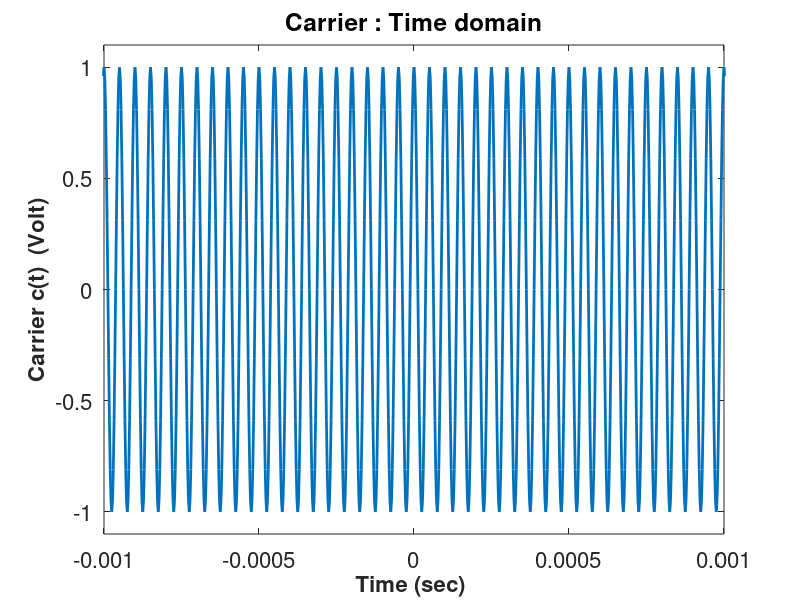
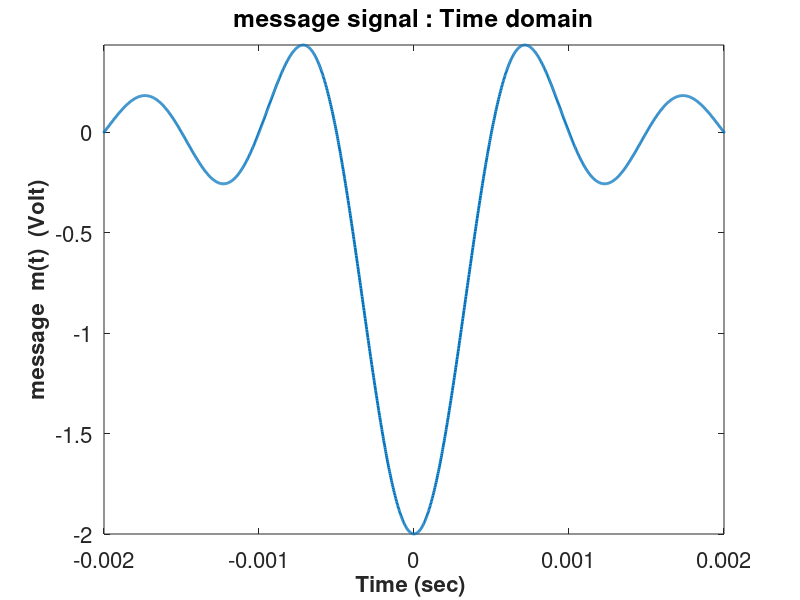
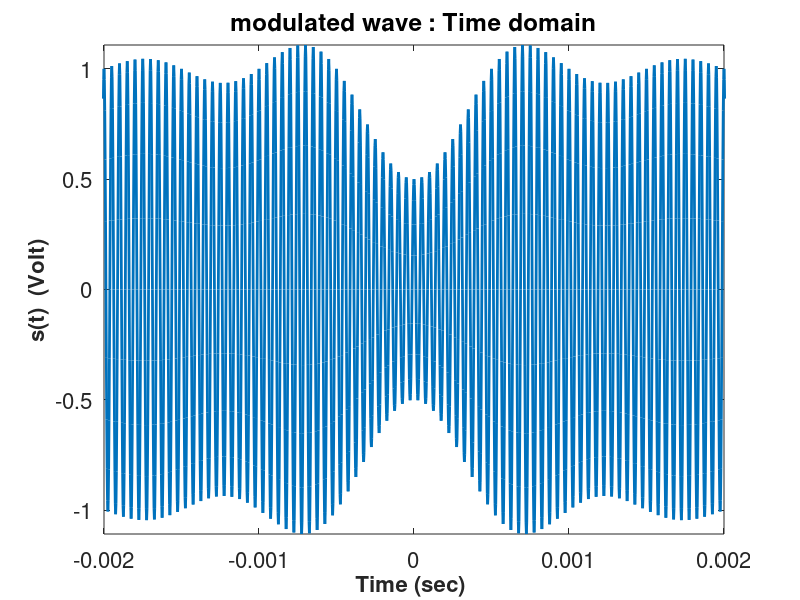
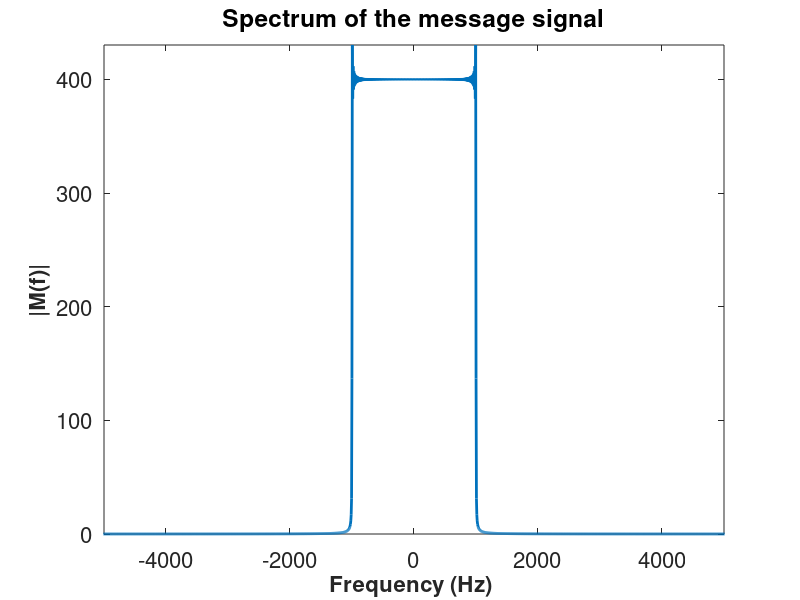

Source code (MATLAB) for these figures, in order:
clear
hold off
format long e

% time samples
N = 2^16; %No. of FFT samples
sampling_rate = 40e4; %unit Hz
tstep = 1/sampling_rate;
tmax = N*tstep/2;
tmin = -tmax;
tt = tmin:tstep:tmax-tstep;

%freq samples
fmax = sampling_rate/2; 
fmin = -fmax;
fstep = (fmax-fmin)/N;
freq = fmin:fstep:fmax-fstep;

%% Modulation

%carrier
fc=20e3;
Ac = 1;
ct=Ac*cos(2*pi*fc*tt);

%message signal
Am=1;
fm = 1e3;
Tm = 0.0005;
mt = -2*sinc(tt/Tm); 

%max of absolute of m(t)
%maxmt = Am;
maxmt = max(abs(mt));
%For 40% modulation
%ka=0.4/maxmt;
% 50% modulation
ka = 0.5/maxmt;

%AM signal
st = (1+ka*mt).*ct;

% Carrier Signal, Time Domain
figure(1)
Hp1 = plot(tt,ct);
set(Hp1,'LineWidth',2)
Ha = gca;
set(Ha,'Fontsize',16)
Hx=xlabel('Time (sec) ');
set(Hx,'FontWeight','bold','Fontsize',16)
Hx=ylabel('Carrier c(t)  (Volt)');
set(Hx,'FontWeight','bold','Fontsize',16)
title('Carrier : Time domain');
axis([-1e-3 1e-3 -1.1 1.1])
pause(1)

% Message Signal Time domain
figure(2)
Hp1 = plot(tt,mt);
set(Hp1,'LineWidth',2)
Ha = gca;
set(Ha,'Fontsize',16)
Hx=xlabel('Time (sec) ');
set(Hx,'FontWeight','bold','Fontsize',16)
Hx=ylabel('message  m(t)  (Volt)');
set(Hx,'FontWeight','bold','Fontsize',16)
title('message signal : Time domain');
axis([-2e-3 2e-3 min(mt) max(mt)])
pause(1)

% Modulated Signal, Time domain
figure(3)
Hp1 = plot(tt,st);
set(Hp1,'LineWidth',2)
Ha = gca;
set(Ha,'Fontsize',16)
Hx=xlabel('Time (sec) ');
set(Hx,'FontWeight','bold','Fontsize',16)
Hx=ylabel('s(t)  (Volt)');
set(Hx,'FontWeight','bold','Fontsize',16)
title('modulated wave : Time domain');
axis([-2e-3 2e-3 min(st) max(st)])
pause(1)

% Spectrum of Message signal
Mf1 = fft(fftshift(mt));
Mf = fftshift(Mf1);
figure(4)
Hp1=plot(freq,abs(Mf));
set(Hp1,'LineWidth',2)
Ha = gca;
set(Ha,'Fontsize',16)
Hx=xlabel('Frequency (Hz) ');
set(Hx,'FontWeight','bold','Fontsize',16)
Hx=ylabel('|M(f)|');
set(Hx,'FontWeight','bold','Fontsize',16)
title('Spectrum of the message signal');
axis ([-5e3 5e3 0 max(abs(Mf))])
%pause(5)

% Spectrum of Modulated signal
Sf1 = fft(fftshift(st));
Sf = fftshift(Sf1);
figure(5)
Hp1=plot(freq,abs(Sf));
set(Hp1,'LineWidth',2)
Ha = gca;
set(Ha,'Fontsize',16)
Hx=xlabel('Frequency (Hz) ');
set(Hx,'FontWeight','bold','Fontsize',16)
Hx=ylabel('|S(f)|');
set(Hx,'FontWeight','bold','Fontsize',16)
title('Spectrum of the modulated wave');
axis ([-25e3 25e3 0 max(abs(Sf))])
%pause(5)

%% Demodulation

%time constant RC
%This should be optimized to avoid envelope distortion 
RC = 0.5*(1/fc + 1/fm);


%Envelope detector
yt = st;
n=1;
for t=tt
    if(n > 1)
        if(yt(n-1) > st(n))
            yt0 = yt(n-1);
            %time when C starts discharging
            tc = tt(n-1);
            yt(n) = yt0*exp(-(t-tc)/RC);
        end
    end
    n=n+1;
end
yt(1)=yt(2);


figure(6)
Hp1 = plot(tt,yt);
set(Hp1,'LineWidth',2)
Ha = gca;
set(Ha,'Fontsize',16)
Hx=xlabel('Time (sec) ');
set(Hx,'FontWeight','bold','Fontsize',16)
Hx=ylabel('y(t)  (Volt)');
set(Hx,'FontWeight','bold','Fontsize',16)
title('After the envelope detector');
axis([-2e-3 2e-3 0 max(yt)])
pause(1)
figure(7)

%DC removal and division by ka
yt1 = (yt - 1)/ka;
Hp1 = plot(tt,yt1,'r',tt,mt,'k');
legend('after DC removal','message signal')
set(Hp1,'LineWidth',2)
Ha = gca;
set(Ha,'Fontsize',16)
Hx=xlabel('Time (sec) ');
set(Hx,'FontWeight','bold','Fontsize',16)
Hx=ylabel('y1(t)  (Volt)');
set(Hx,'FontWeight','bold','Fontsize',16)
title('After the DC removal');
axis([-2e-3 2e-3 min(mt) max(mt)])
%pause

%Low pass filter to remove the ripple
%choose the cutoff frequency of the filter to be slightly higher than
%the highest freq of the message signal
% f0 = 1.1*fm;
% mt1 = rect_filt(yt1,freq,f0);
% figure(8)
% Hp1 = plot(tt,mt1);
% set(Hp1,'LineWidth',2)
% Ha = gca;
% set(Ha,'Fontsize',16)
% Hx=xlabel('Time (sec) ');
% set(Hx,'FontWeight','bold','Fontsize',16)
% Hx=ylabel('m1(t)  (Volt)');
% set(Hx,'FontWeight','bold','Fontsize',16)
% title('After the low pass filter');
% axis([-2e-3 2e-3 min(mt1) max(mt1)])








     
